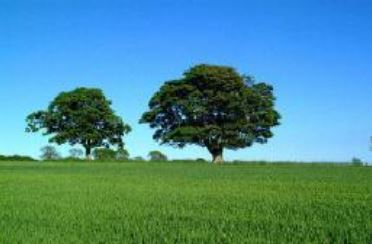
%> input picture GrayscaleImageColoring/WaterShed/colorImage05.jpg, 372 x 244 px
$ octave myWatershed.m   (GNU Octave 9; MATLAB toolbox functions it lacks are replaced by stand-ins)
%> lines starting %> are read from the running program, lines starting %| are printed output that depends on the picture

imName = 'colorImage05.jpg';
sourcePic = imread(imName);
%> sourcePic is the input picture: size 244x372x3 uint8; mean R, G, B 78.3, 141.4, 147.2
grayPic = rgb2gray(sourcePic);
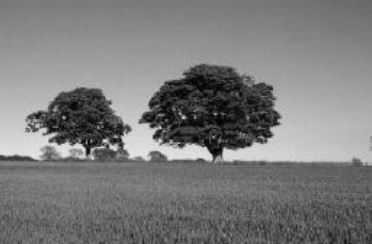
%> grayPic: size 244x372 uint8; min 1, max 235, mean 123.2
figure;
imshow(grayPic);
hy = fspecial('sobel');
hx = hy';
grayPicY = imfilter(double(grayPic),hy,'replicate');
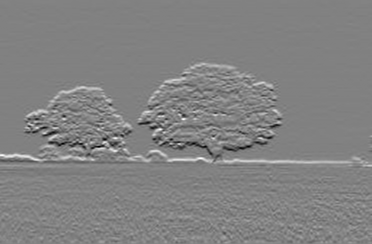
%> grayPicY: size 244x372 double; min -612, max 587, mean 1; drawn with min black and max white
grayPicX = imfilter(double(grayPic),hx,'replicate');
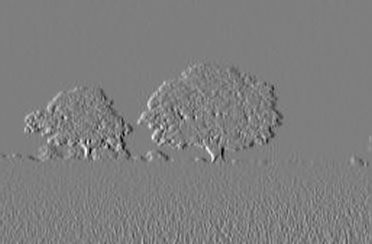
%> grayPicX: size 244x372 double; min -618, max 626, mean 0.4; drawn with min black and max white
gradmag = sqrt(grayPicY.^2 + grayPicX.^2);
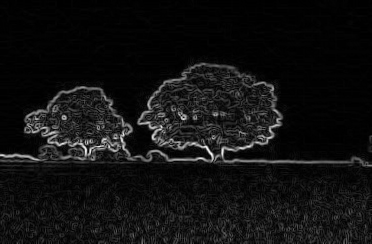
%> gradmag: size 244x372 double; min 0, max 665.2, mean 46.2; drawn with min black and max white
L = watershed(gradmag);
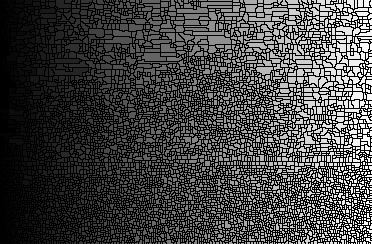
%> L: size 244x372 uint16; min 0, max 6329, mean 1674.4; drawn with min black and max white
Lrgb = label2rgb(L);
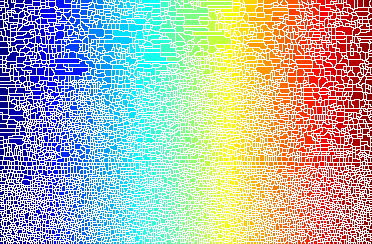
%> Lrgb: size 244x372x3 uint8; mean R, G, B 182.4, 183.3, 182.8
figure;
imshow(Lrgb);
